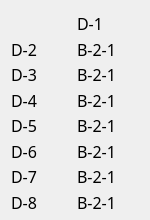
   <widget class="QWidget" name="gridWidget_14" native="true">
    <property name="geometry">
     <rect>
      <x>500</x>
      <y>650</y>
      <width>150</width>
      <height>220</height>
     </rect>
    </property>
    <property name="minimumSize">
     <size>
      <width>150</width>
      <height>220</height>
     </size>
    </property>
    <property name="maximumSize">
     <size>
      <width>150</width>
      <height>220</height>
     </size>
    </property>
    <layout class="QGridLayout" name="gridLayout_17">
     <item row="5" column="1">
      <widget class="QLabel" name="label1_93">
       <property name="minimumSize">
        <size>
         <width>60</width>
         <height>25</height>
        </size>
       </property>
       <property name="maximumSize">
        <size>
         <width>60</width>
         <height>25</height>
        </size>
       </property>
       <property name="font">
        <font>
         <family>黑体</family>
         <pointsize>12</pointsize>
        </font>
       </property>
       <property name="text">
        <string>B-2-1</string>
       </property>
      </widget>
     </item>
     <item row="3" column="1">
      <widget class="QLabel" name="label1_94">
       <property name="minimumSize">
        <size>
         <width>60</width>
         <height>25</height>
        </size>
       </property>
       <property name="maximumSize">
        <size>
         <width>60</width>
         <height>25</height>
        </size>
       </property>
       <property name="font">
        <font>
         <family>黑体</family>
         <pointsize>12</pointsize>
        </font>
       </property>
       <property name="text">
        <string>B-2-1</string>
       </property>
      </widget>
     </item>
     <item row="4" column="1">
      <widget class="QLabel" name="label1_97">
       <property name="minimumSize">
        <size>
         <width>60</width>
         <height>25</height>
        </size>
       </property>
       <property name="maximumSize">
        <size>
         <width>60</width>
         <height>25</height>
        </size>
       </property>
       <property name="font">
        <font>
         <family>黑体</family>
         <pointsize>12</pointsize>
        </font>
       </property>
       <property name="text">
        <string>B-2-1</string>
       </property>
      </widget>
     </item>
     <item row="6" column="1">
      <widget class="QLabel" name="label1_95">
       <property name="minimumSize">
        <size>
         <width>60</width>
         <height>25</height>
        </size>
       </property>
       <property name="maximumSize">
        <size>
         <width>60</width>
         <height>25</height>
        </size>
       </property>
       <property name="font">
        <font>
         <family>黑体</family>
         <pointsize>12</pointsize>
        </font>
       </property>
       <property name="text">
        <string>B-2-1</string>
       </property>
      </widget>
     </item>
     <item row="7" column="1">
      <widget class="QLabel" name="label1_96">
       <property name="minimumSize">
        <size>
         <width>60</width>
         <height>25</height>
        </size>
       </property>
       <property name="maximumSize">
        <size>
         <width>60</width>
         <height>25</height>
        </size>
       </property>
       <property name="font">
        <font>
         <family>黑体</family>
         <pointsize>12</pointsize>
        </font>
       </property>
       <property name="text">
        <string>B-2-1</string>
       </property>
      </widget>
     </item>
     <item row="7" column="0">
      <widget class="QLabel" name="label1_98">
       <property name="minimumSize">
        <size>
         <width>60</width>
         <height>25</height>
        </size>
       </property>
       <property name="maximumSize">
        <size>
         <width>60</width>
         <height>25</height>
        </size>
       </property>
       <property name="font">
        <font>
         <family>黑体</family>
         <pointsize>12</pointsize>
        </font>
       </property>
       <property name="text">
        <string>D-8</string>
       </property>
      </widget>
     </item>
     <item row="6" column="0">
      <widget class="QLabel" name="label1_99">
       <property name="minimumSize">
        <size>
         <width>60</width>
         <height>25</height>
        </size>
       </property>
       <property name="maximumSize">
        <size>
         <width>60</width>
         <height>25</height>
        </size>
       </property>
       <property name="font">
        <font>
         <family>黑体</family>
         <pointsize>12</pointsize>
        </font>
       </property>
       <property name="text">
        <string>D-7</string>
       </property>
      </widget>
     </item>
     <item row="0" column="1">
      <widget class="QLabel" name="label1_100">
       <property name="minimumSize">
        <size>
         <width>60</width>
         <height>25</height>
        </size>
       </property>
       <property name="maximumSize">
        <size>
         <width>60</width>
         <height>25</height>
        </size>
       </property>
       <property name="font">
        <font>
         <family>黑体</family>
         <pointsize>12</pointsize>
        </font>
       </property>
       <property name="text">
        <string>D-1</string>
       </property>
      </widget>
     </item>
     <item row="4" column="0">
      <widget class="QLabel" name="label1_147">
       <property name="minimumSize">
        <size>
         <width>60</width>
         <height>25</height>
        </size>
       </property>
       <property name="maximumSize">
        <size>
         <width>60</width>
         <height>25</height>
        </size>
       </property>
       <property name="font">
        <font>
         <family>黑体</family>
         <pointsize>12</pointsize>
        </font>
       </property>
       <property name="text">
        <string>D-5</string>
       </property>
      </widget>
     </item>
     <item row="5" column="0">
      <widget class="QLabel" name="label1_146">
       <property name="minimumSize">
        <size>
         <width>60</width>
         <height>25</height>
        </size>
       </property>
       <property name="maximumSize">
        <size>
         <width>60</width>
         <height>25</height>
        </size>
       </property>
       <property name="font">
        <font>
         <family>黑体</family>
         <pointsize>12</pointsize>
        </font>
       </property>
       <property name="text">
        <string>D-6</string>
       </property>
      </widget>
     </item>
     <item row="3" column="0">
      <widget class="QLabel" name="label1_148">
       <property name="minimumSize">
        <size>
         <width>60</width>
         <height>25</height>
        </size>
       </property>
       <property name="maximumSize">
        <size>
         <width>60</width>
         <height>25</height>
        </size>
       </property>
       <property name="font">
        <font>
         <family>黑体</family>
         <pointsize>12</pointsize>
        </font>
       </property>
       <property name="text">
        <string>D-4</string>
       </property>
      </widget>
     </item>
     <item row="1" column="1">
      <widget class="QLabel" name="label1_149">
       <property name="minimumSize">
        <size>
         <width>60</width>
         <height>25</height>
        </size>
       </property>
       <property name="maximumSize">
        <size>
         <width>60</width>
         <height>25</height>
        </size>
       </property>
       <property name="font">
        <font>
         <family>黑体</family>
         <pointsize>12</pointsize>
        </font>
       </property>
       <property name="text">
        <string>B-2-1</string>
       </property>
      </widget>
     </item>
     <item row="2" column="1">
      <widget class="QLabel" name="label1_150">
       <property name="minimumSize">
        <size>
         <width>60</width>
         <height>25</height>
        </size>
       </property>
       <property name="maximumSize">
        <size>
         <width>60</width>
         <height>25</height>
        </size>
       </property>
       <property name="font">
        <font>
         <family>黑体</family>
         <pointsize>12</pointsize>
        </font>
       </property>
       <property name="text">
        <string>B-2-1</string>
       </property>
      </widget>
     </item>
     <item row="1" column="0">
      <widget class="QLabel" name="label1_151">
       <property name="minimumSize">
        <size>
         <width>60</width>
         <height>25</height>
        </size>
       </property>
       <property name="maximumSize">
        <size>
         <width>60</width>
         <height>25</height>
        </size>
       </property>
       <property name="font">
        <font>
         <family>黑体</family>
         <pointsize>12</pointsize>
        </font>
       </property>
       <property name="text">
        <string>D-2</string>
       </property>
      </widget>
     </item>
     <item row="2" column="0">
      <widget class="QLabel" name="label1_152">
       <property name="minimumSize">
        <size>
         <width>60</width>
         <height>25</height>
        </size>
       </property>
       <property name="maximumSize">
        <size>
         <width>60</width>
         <height>25</height>
        </size>
       </property>
       <property name="font">
        <font>
         <family>黑体</family>
         <pointsize>12</pointsize>
        </font>
       </property>
       <property name="text">
        <string>D-3</string>
       </property>
      </widget>
     </item>
     <item row="0" column="0">
      <widget class="QLabel" name="label_143">
       <property name="minimumSize">
        <size>
         <width>25</width>
         <height>25</height>
        </size>
       </property>
       <property name="maximumSize">
        <size>
         <width>25</width>
         <height>25</height>
        </size>
       </property>
       <property name="styleSheet">
        <string notr="true">border-image: url(:/img/false.png);</string>
       </property>
       <property name="text">
        <string/>
       </property>
      </widget>
     </item>
    </layout>
   </widget>
